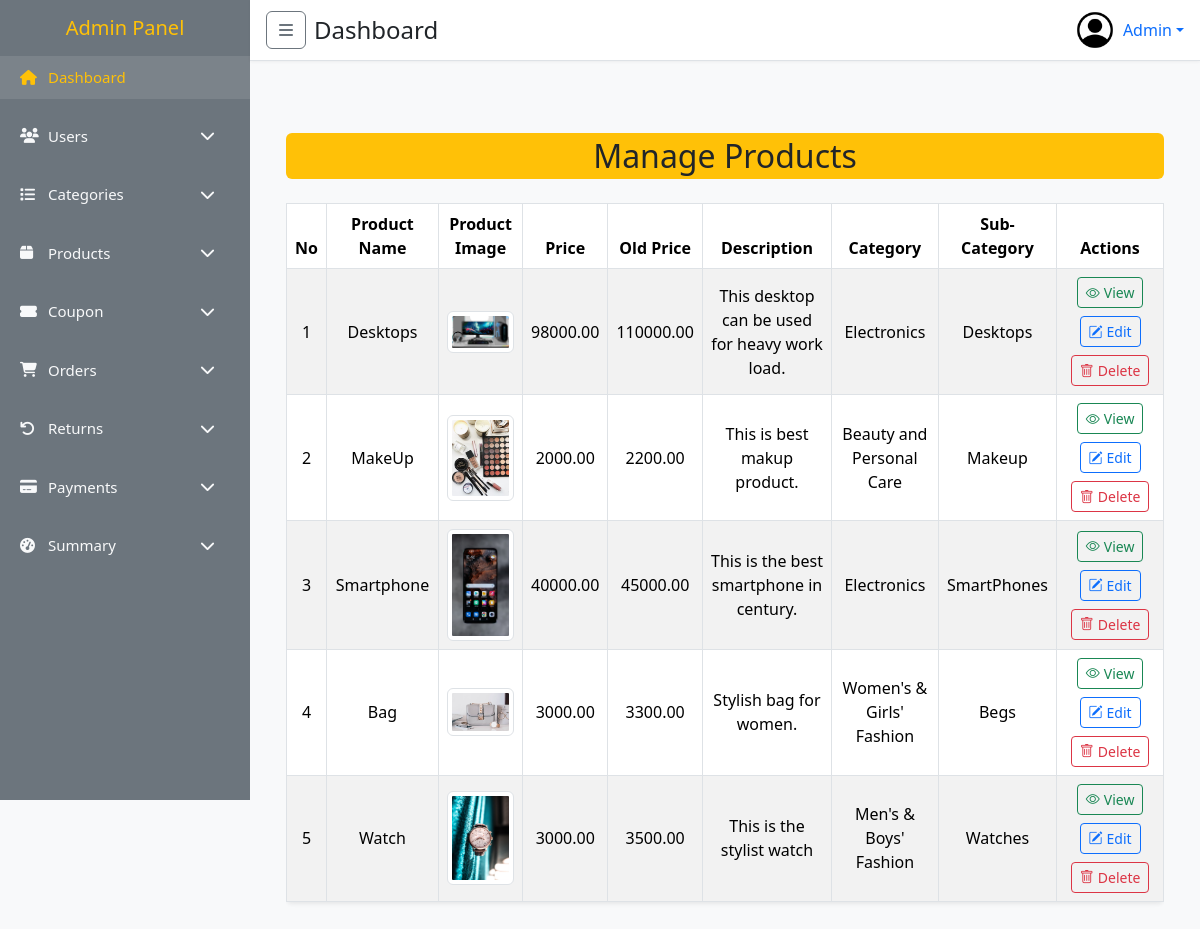
/admin/view_product.php, run on an earlier commit of the app's database.
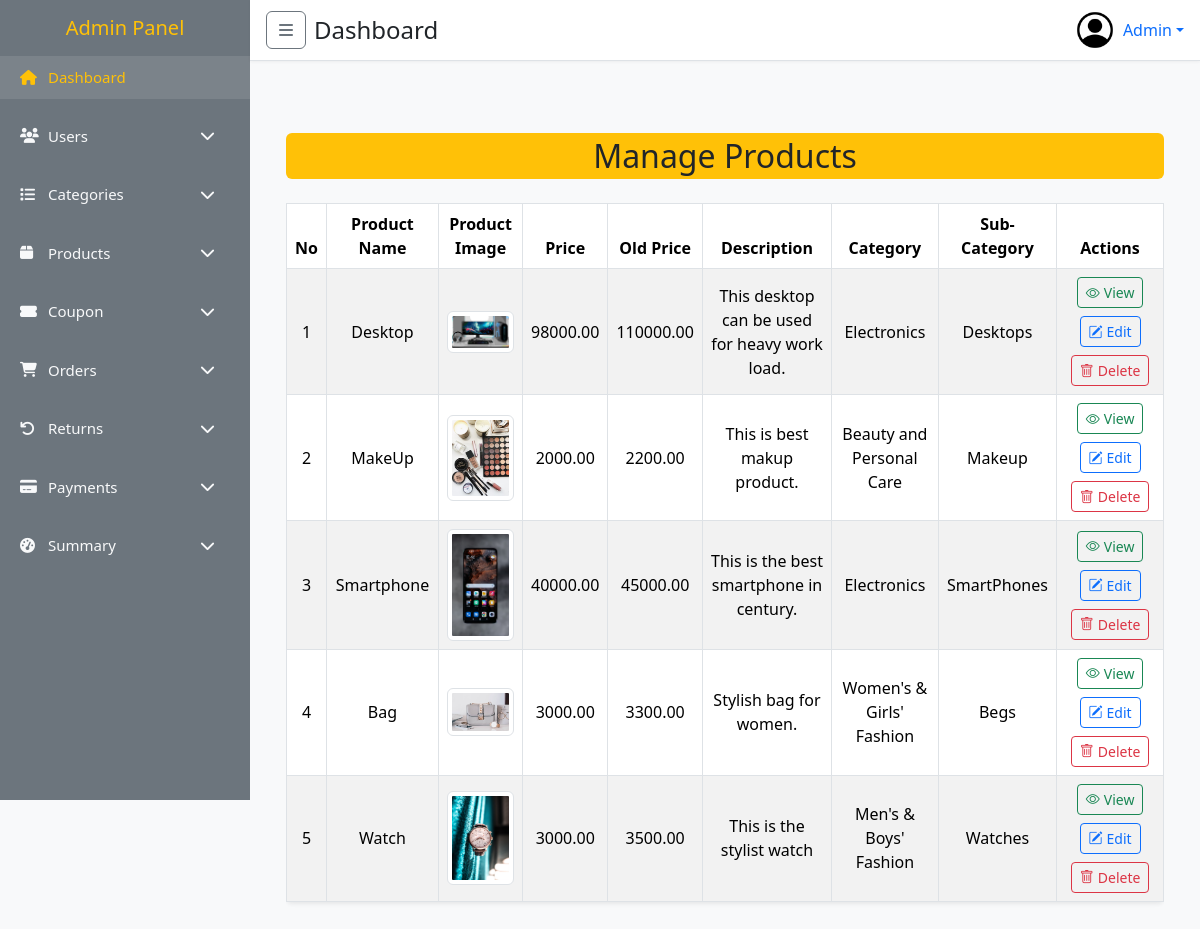
And on a later commit of the database.
### tables this page shows
CREATE TABLE `products` (
  `id` int(11) NOT NULL,
  `user_id` int(11) DEFAULT NULL,
  `name` varchar(255) DEFAULT NULL,
  `images` text DEFAULT NULL,
  `price` decimal(15,2) DEFAULT NULL,
  `old_price` double(15,2) DEFAULT NULL,
  `description` text DEFAULT NULL,
  `category_id` int(11) DEFAULT NULL,
  `sub_category_id` int(11) DEFAULT NULL,
  `created_at` datetime DEFAULT current_timestamp(),
  `updated_at` datetime DEFAULT current_timestamp()
);

CREATE TABLE `categories` (
  `id` int(11) NOT NULL,
  `name` varchar(255) DEFAULT NULL,
  `status` tinyint(1) NOT NULL DEFAULT 1,
  `created_at` datetime DEFAULT current_timestamp(),
  `updated_at` datetime DEFAULT current_timestamp()
);

CREATE TABLE `sub_category` (
  `id` int(11) NOT NULL,
  `name` varchar(255) DEFAULT NULL,
  `category_id` int(11) DEFAULT NULL,
  `created_at` datetime DEFAULT current_timestamp(),
  `updated_at` datetime DEFAULT current_timestamp()
);

### admin/view_product.php (the view, shortened to what this page needs)
<?php
require "inc/he.php";
require "inc/sidebar.php";
require "inc/nav.php";
require "../config/db.php";
$query = "
    SELECT
    products.*,
    categories.name AS category_name,
    sub_category.name AS sub_category_name
FROM
    products
LEFT JOIN
    categories ON products.category_id = categories.id
LEFT JOIN
    sub_category ON products.sub_category_id = sub_category.id;
";
$result = mysqli_query($con, $query);
?>
<main class="p-4">
    <div class="container mt-5">
        <h2 class="mb-4 text-center bg-warning p-1 rounded">Manage Products</h2>
        <div class="table-responsive">
            <table class="table table-striped table-hover table-bordered shadow-sm rounded">
                <thead class="text-center bg-info">
                    <tr>
                        <th>No</th>
                        <th>Product Name</th>
                        <th>Product Image</th>
                        <th>Price</th>
                        <th>Old Price</th>
                        <th>Description</th>
                        <th>Category</th>
                        <th>Sub-Category</th>
                        <th>Actions</th>
                    </tr>
                </thead>
                <tbody>
                    <?php if (mysqli_num_rows($result) > 0): ?>
                        <?php
                        $counter = 1;
                        while ($product = mysqli_fetch_assoc($result)): ?>
                            <tr class="text-center align-middle">
                                <td><?php echo $counter++; ?></td>
                                <td><?= htmlspecialchars($product['name']); ?></td>
                                <td>
                                    <?php if (!empty($product['images'])): ?>
                                        <img src="<?= htmlspecialchars($product['images']); ?>" alt="Product Image" width="80"
                                            class="img-thumbnail">
                                    <?php else: ?>
                                        <span class="text-muted">No image</span>
                                    <?php endif; ?>
                                </td>
                                <td><?= htmlspecialchars($product['price']); ?></td>
                                <td><?= htmlspecialchars($product['old_price']); ?></td>
                                <td><?= htmlspecialchars($product['description']); ?></td>
                                <td><?= htmlspecialchars($product['category_name'] ?? 'N/A'); ?></td>
                                <td><?= htmlspecialchars($product['sub_category_name'] ?? 'N/A'); ?></td>
                                <td>
                                    <div class="d-flex flex-wrap justify-content-center gap-2">
                                        <a href="view_product.php?id=<?= $product['id']; ?>"
                                            class="btn btn-outline-success btn-sm d-flex align-items-center"
                                            data-bs-toggle="tooltip" data-bs-placement="top" title="View Product">
                                            <i class="bi bi-eye me-1"></i> View
                                        </a>
                                        <a href="edit_product.php?id=<?= $product['id']; ?>"
                                            class="btn btn-outline-primary btn-sm d-flex align-items-center"
                                            data-bs-toggle="tooltip" data-bs-placement="top" title="Edit Product">
                                            <i class="bi bi-pencil-square me-1"></i> Edit
                                        </a>
                                        <button class="btn btn-outline-danger btn-sm d-flex align-items-center"
                                            data-bs-toggle="modal" data-bs-target="#deleteModal<?= $product['id']; ?>"
                                            title="Delete Product">
                                            <i class="bi bi-trash me-1"></i> Delete
                                        </button>
                                    </div>
                                </td>
                            </tr>
                        <?php endwhile; ?>
                    <?php else: ?>
                        <tr>
                            <td colspan="8" class="text-center text-muted">No products found.</td>
                        </tr>
                    <?php endif; ?>
                </tbody>
            </table>
        </div>
    </div>
</main>
<link href="https://cdn.jsdelivr.net/npm/bootstrap-icons/font/bootstrap-icons.css" rel="stylesheet">
<?php require "inc/footer.php"; ?>

### admin/inc/he.php (shortened to what this page needs)
<!DOCTYPE html>
<html lang="en">
<head>
  <link href="https://cdn.jsdelivr.net/npm/bootstrap@5.3.2/dist/css/bootstrap.min.css" rel="stylesheet" />
  <link href="https://cdnjs.cloudflare.com/ajax/libs/font-awesome/6.5.0/css/all.min.css" rel="stylesheet" />
</head>
<body>

### admin/inc/sidebar.php (shortened to what this page needs)
<nav class="sidebar-lg d-none d-md-block" id="sidebarDesktop">
  <h5 class="text-center text-warning"><a href="./main.php" class="text-decoration-none text-warning">Admin Panel</a></h5>
  <nav class="nav flex-column mt-3">
    <a href="#" class="nav-link active d-flex align-items-center">
      <i class="fa fa-home me-2"></i> Dashboard
    </a>
    <button class="btn btn-toggle align-items-center mt-3 d-flex w-100"
            data-bs-toggle="collapse"
            data-bs-target="#usersCollapse"
            aria-expanded="false"
            aria-controls="usersCollapse">
      <i class="fa fa-users me-2"></i> Users
      <i class="fa fa-chevron-down ms-auto"></i>
    </button>
    <button class="btn btn-toggle align-items-center mt-3 d-flex w-100"
            data-bs-toggle="collapse"
            data-bs-target="#categoriesCollapse"
            aria-expanded="false"
            aria-controls="categoriesCollapse">
      <i class="fa fa-list me-2"></i> Categories
      <i class="fa fa-chevron-down ms-auto"></i>
    </button>
    <button class="btn btn-toggle align-items-center mt-3 d-flex w-100"
            data-bs-toggle="collapse"
            data-bs-target="#productsCollapse"
            aria-expanded="false"
            aria-controls="productsCollapse">
      <i class="fa fa-box me-2"></i> Products
      <i class="fa fa-chevron-down ms-auto"></i>
    </button>
<button class="btn btn-toggle align-items-center mt-3 d-flex w-100"
        data-bs-toggle="collapse"
        data-bs-target="#couponsCollapse"
        aria-expanded="false"
        aria-controls="couponsCollapse">
  <i class="fas fa-ticket-alt me-2"></i> Coupon
  <i class="fas fa-chevron-down ms-auto"></i>
</button>
    <button class="btn btn-toggle align-items-center mt-3 d-flex w-100"
            data-bs-toggle="collapse"
            data-bs-target="#ordersCollapse"
            aria-expanded="false"
            aria-controls="ordersCollapse">
      <i class="fa fa-shopping-cart me-2"></i> Orders
      <i class="fa fa-chevron-down ms-auto"></i>
    </button>
    <button class="btn btn-toggle align-items-center mt-3 d-flex w-100"
            data-bs-toggle="collapse"
            data-bs-target="#returnsCollapse"
            aria-expanded="false"
            aria-controls="returnsCollapse">
      <i class="fa fa-undo me-2"></i> Returns
      <i class="fa fa-chevron-down ms-auto"></i>
    </button>
    <button class="btn btn-toggle align-items-center mt-3 d-flex w-100"
            data-bs-toggle="collapse"
            data-bs-target="#paymentsCollapse"
            aria-expanded="false"
            aria-controls="paymentsCollapse">
      <i class="fa fa-credit-card me-2"></i> Payments
      <i class="fa fa-chevron-down ms-auto"></i>
    </button>
    <button class="btn btn-toggle align-items-center mt-3 d-flex w-100"
            data-bs-toggle="collapse"
            data-bs-target="#summaryCollapse"
            aria-expanded="false"
            aria-controls="summaryCollapse">
      <i class="fa fa-tachometer-alt me-2"></i> Summary
      <i class="fa fa-chevron-down ms-auto"></i>
    </button>
  </nav>
</nav>

### admin/inc/nav.php (shortened to what this page needs)
<div class="content-wrapper">
  <header class="top-navbar">
    <div class="d-flex align-items-center">
      <button class="btn btn-outline-secondary d-none d-md-inline me-2" id="desktopToggle" aria-label="Toggle sidebar">
        <i class="fa fa-bars"></i>
      </button>
      <h4 class="m-0">Dashboard</h4>
    </div>
    <div class="dropdown">
      <a href="#" class="d-flex align-items-center text-decoration-none dropdown-toggle" id="adminMenuLink"
        data-bs-toggle="dropdown" aria-expanded="false" role="button">
        <img src="././media/profile.png" alt="Admin" class="profile-img" />
        <span class="ms-2">Admin</span>
      </a>
    </div>
  </header>

### admin/inc/footer.php (shortened to what this page needs)
</body>
</html>

### admin/inc/he.php (style rules this page uses)
:root { --sidebar-bg: #6c757d; --highlight: #ffc107; --text-light: #f8f9fa; }
body { font-family: 'Segoe UI', sans-serif; background-color: #f8f9fa; overflow-x: hidden; }
.sidebar-lg { width: 250px; background: var(--sidebar-bg); height: 100vh; position: fixed; top: 0; left: 0; padding-top: 1rem; transition: transform 0.3s ease; z-index: 1050; overflow-y: auto; }
.sidebar-lg .nav-link, .sidebar-lg .btn-toggle { color: var(--text-light); padding: 10px 20px; font-size: 15px; text-align: left; width: 100%; border: none; background: none; }
.sidebar-lg .nav-link:hover, .sidebar-lg .btn-toggle:hover, .sidebar-lg .nav-link.active { background: rgba(255, 255, 255, 0.1); color: var(--highlight); }
.sidebar-lg .nav-link i, .sidebar-lg .btn-toggle i { width: 20px; margin-right: 10px; }
.content-wrapper { margin-left: 0; transition: margin-left 0.3s ease; min-height: 100vh; }
@media (min-width: 768px) { .content-wrapper { margin-left: 250px; } }
.top-navbar { background: #fff; padding: 10px 1rem; border-bottom: 1px solid #dee2e6; position: sticky; top: 0; z-index: 1100; display: flex; justify-content: space-between; align-items: center; box-shadow: 0 1px 3px rgba(0, 0, 0, 0.05); }
.profile-img { width: 40px; height: 40px; object-fit: cover; border-radius: 50%; }

What changed in the data, as far as the page shows it:
changed products "This desktop can be used for heavy work load.": name "Desktops" → "Desktop"
